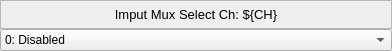
<?xml version="1.0" encoding="UTF-8"?>
<ui version="4.0">
 <class>Form</class>
 <widget class="QWidget" name="Form">
  <property name="geometry">
   <rect>
    <x>0</x>
    <y>0</y>
    <width>392</width>
    <height>51</height>
   </rect>
  </property>
  <property name="windowTitle">
   <string>DaqMux1 Input Select</string>
  </property>
  <property name="styleSheet">
   <string notr="true">QFrame#frame{
     border: 1px solid #FF17365D;
     border-bottom-left-radius: 15px;
     border-bottom-right-radius: 15px;
}</string>
  </property>
  <layout class="QVBoxLayout" name="verticalLayout">
   <property name="spacing">
    <number>0</number>
   </property>
   <property name="leftMargin">
    <number>0</number>
   </property>
   <property name="topMargin">
    <number>0</number>
   </property>
   <property name="rightMargin">
    <number>0</number>
   </property>
   <property name="bottomMargin">
    <number>0</number>
   </property>
   <item>
    <widget class="QLabel" name="label">
     <property name="font">
      <font>
       <pointsize>10</pointsize>
      </font>
     </property>
     <property name="styleSheet">
      <string notr="true"/>
     </property>
     <property name="frameShape">
      <enum>QFrame::StyledPanel</enum>
     </property>
     <property name="text">
      <string>Imput Mux Select Ch: ${CH}</string>
     </property>
     <property name="alignment">
      <set>Qt::AlignCenter</set>
     </property>
    </widget>
   </item>
   <item>
    <widget class="PyDMEnumComboBox" name="PyDMEnumComboBox">
     <property name="toolTip">
      <string/>
     </property>
     <property name="styleSheet">
      <string notr="true"/>
     </property>
     <property name="editable">
      <bool>false</bool>
     </property>
     <property name="currentText">
      <string>0: Disabled</string>
     </property>
     <property name="insertPolicy">
      <enum>QComboBox::NoInsert</enum>
     </property>
     <property name="channel" stdset="0">
      <string>ca://${DEVICE}:DAQMUX1_INPMUXSEL${CH}</string>
     </property>
     <item>
      <property name="text">
       <string>0: Disabled</string>
      </property>
     </item>
     <item>
      <property name="text">
       <string>1: Test</string>
      </property>
     </item>
     <item>
      <property name="text">
       <string>2: ADC0 [F Panel: RF IN 2]</string>
      </property>
     </item>
     <item>
      <property name="text">
       <string>3: ADC1 [F Panel: RF IN 1]</string>
      </property>
     </item>
     <item>
      <property name="text">
       <string>4: ADC2 [F Panel: RF IN 3]</string>
      </property>
     </item>
     <item>
      <property name="text">
       <string>5: ADC3 [F Panel: RF OUT MON]</string>
      </property>
     </item>
     <item>
      <property name="text">
       <string>6: ADC4 [TF Panel: RIG MON]</string>
      </property>
     </item>
     <item>
      <property name="text">
       <string>7: ADC5 [F Panel: DC IN]</string>
      </property>
     </item>
     <item>
      <property name="text">
       <string>8: ADC6</string>
      </property>
     </item>
     <item>
      <property name="text">
       <string>9: DAC0 [F Panel: FP RF OUT]</string>
      </property>
     </item>
     <item>
      <property name="text">
       <string>10: DAC1</string>
      </property>
     </item>
     <item>
      <property name="text">
       <string>11: DAC2</string>
      </property>
     </item>
     <item>
      <property name="text">
       <string>12: DAC3</string>
      </property>
     </item>
     <item>
      <property name="text">
       <string>13: DAC4</string>
      </property>
     </item>
     <item>
      <property name="text">
       <string>14: DAC5</string>
      </property>
     </item>
     <item>
      <property name="text">
       <string>15: DAC6</string>
      </property>
     </item>
     <item>
      <property name="text">
       <string>16: DBG0</string>
      </property>
     </item>
     <item>
      <property name="text">
       <string>17: DBG1</string>
      </property>
     </item>
     <item>
      <property name="text">
       <string>18: DBG2</string>
      </property>
     </item>
     <item>
      <property name="text">
       <string>19: DBG3</string>
      </property>
     </item>
    </widget>
   </item>
  </layout>
 </widget>
 <customwidgets>
  <customwidget>
   <class>PyDMEnumComboBox</class>
   <extends>QComboBox</extends>
   <header>pydm.widgets.enum_combo_box</header>
  </customwidget>
 </customwidgets>
 <resources/>
 <connections/>
</ui>
